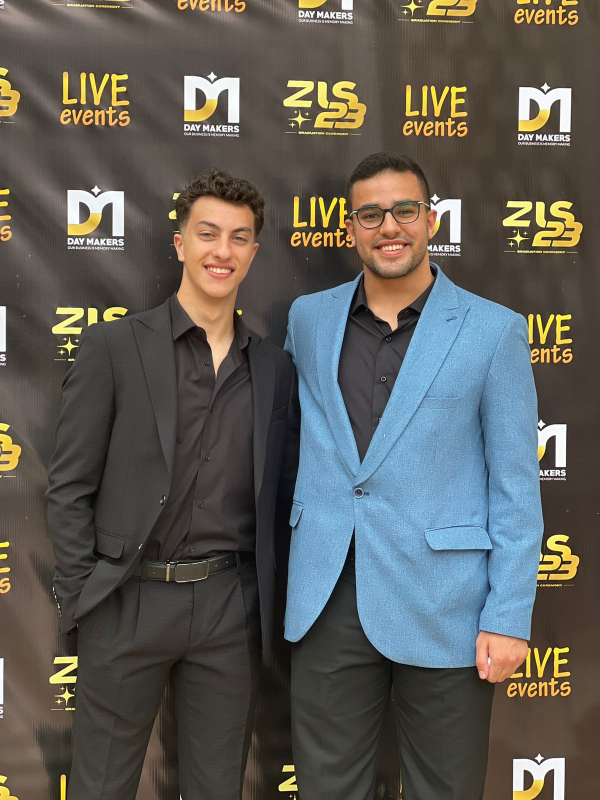
#> input picture Before.jpg, 1200 x 1600 px, given in place of the camera (shown at 1/2 size)
$ jupyter execute --allow-errors CNN_model.ipynb   (text cells are left out)
#> lines starting #> are read from the running program, lines starting #| are printed output that depends on the picture
[cell 1]
# Import used modules
import cv2

import numpy as np
import tensorflow as tf
import matplotlib.pyplot as plt

from tensorflow.keras.layers import Dropout, Input
from tensorflow.keras.layers import Flatten, BatchNormalization
from tensorflow.keras.layers import Dense, MaxPooling2D, Conv2D
from tensorflow.keras.models import Model
from tensorflow.keras.regularizers import l2
from tensorflow.keras.callbacks import ModelCheckpoint, EarlyStopping
from sklearn.metrics import classification_report, confusion_matrix
from sklearn.metrics import ConfusionMatrixDisplay
import seaborn as sns

[cell 2]
print(tf.config.list_physical_devices('GPU'))
#> (this line was passed over: tensorflow is not available in this run)

#> (a cell that did not finish here is left out)

#> (a cell that did not finish here is left out)

[cell 5]
def CNN_EmotionRecognition(input_shape, Emotions_number):
    """Convolutional Neural Network architecture for Emotion Recognition
    Args:
        input_shape (tuple): tuple with the input of the CNN
        Emotions_number (int): The number of predictions emotions

    Returns:
        Keras Model: model
    """
#> further down, frame is the input picture: shape (1600, 1200, 3); mean B, G, R 87.2, 92.1, 93.4
#> `frame = cv2.resize(frame, (1280, 720))`:
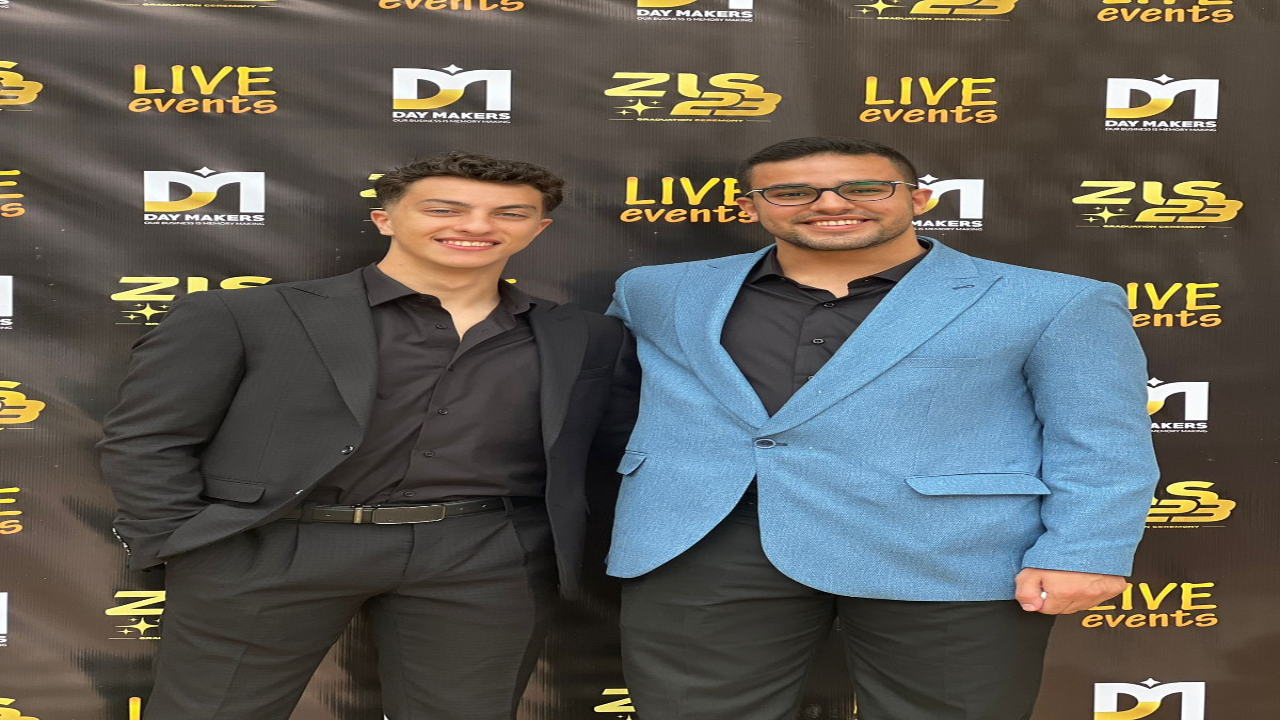
#> frame: shape (720, 1280, 3); mean B, G, R 87, 92, 93.3
#> `gray_frame = cv2.cvtColor(frame, cv2.COLOR_BGR2GRAY)`:
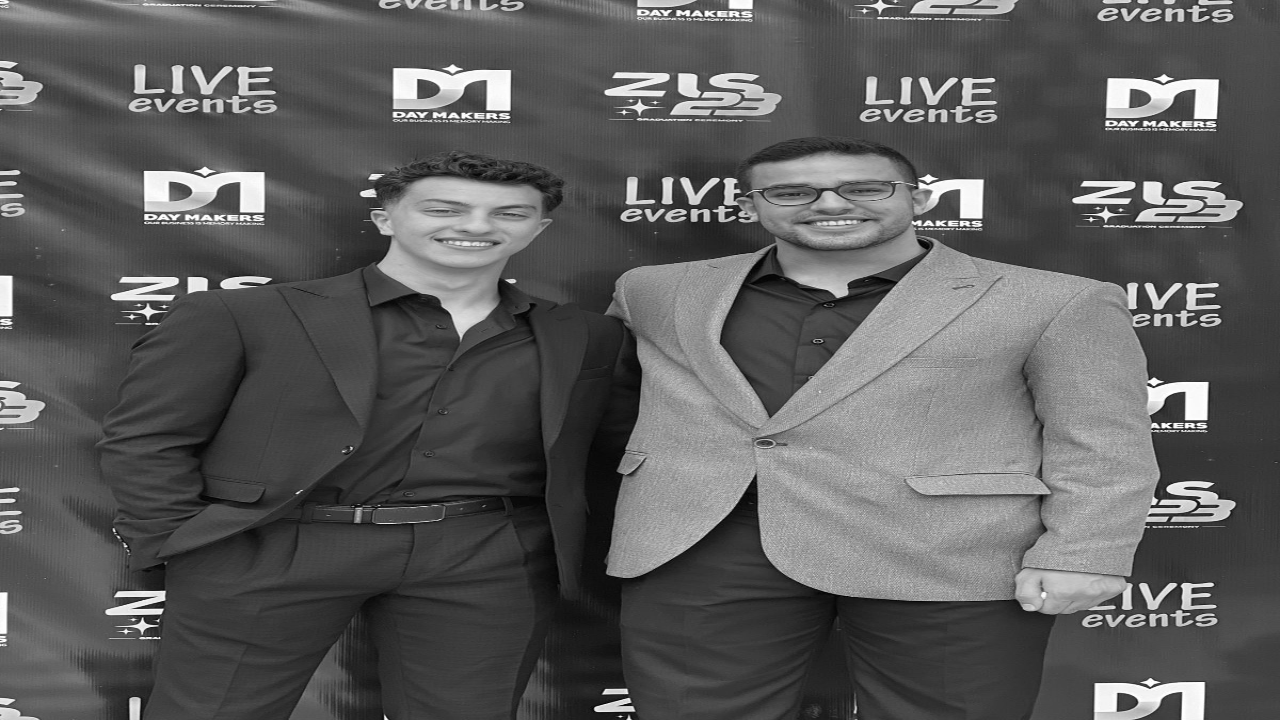
#> gray_frame: shape (720, 1280); min 1, max 255, mean 91.8
#> `num_faces = face_detector.detectMultiScale(gray_frame, scaleFactor= 1...`: num_faces = [[911, 169, 36, 36], [395, 175, 89, 89]]
    input = Input(shape = input_shape)
    # First block
    conv1 = Conv2D(32, (3, 3), padding = 'same', strides=(1, 1), kernel_regularizer=l2(0.001), activation = "relu")(input)
    conv1 = Dropout(0.1)(conv1)
    pool1 = MaxPooling2D(pool_size = (2,2))(conv1)
    bn = BatchNormalization()(pool1)
    # Second block
    conv2 = Conv2D(64,(3, 3), padding = 'same', strides=(1, 1), kernel_regularizer=l2(0.001), activation = "silu")(bn)
    conv2 = Dropout(0.1)(conv2)
    pool2 = MaxPooling2D(pool_size = (2,2))(conv2)
    bn = BatchNormalization()(pool2)
    # Third block
    conv3 = Conv2D(128,(3, 3), padding = 'same', strides=(1, 1), kernel_regularizer=l2(0.001), activation = "silu")(bn)
    conv3 = Dropout(0.1)(conv3)
    pool3 = MaxPooling2D(pool_size = (2,2))(conv3)
    bn = BatchNormalization()(pool3)
    # Fourth block
    conv4 = Conv2D(256, (3, 3), padding = 'same', strides=(1, 1), kernel_regularizer=l2(0.001), activation = "silu")(bn)
    conv4 = Dropout(0.1)(conv4)
    pool4 = MaxPooling2D(pool_size = (2,2))(conv4)
    bn = BatchNormalization()(pool4)
    # Fifth block
    conv5 = Conv2D(128,(5, 5), padding = 'same', strides=(1, 1), kernel_regularizer=l2(0.001), activation = "silu")(bn)
    conv5 = Dropout(0.1)(conv5)
    pool5 = MaxPooling2D(pool_size = (2,2))(conv5)

    flatten = Flatten()(pool5)
    # First dense block
    dense_1 = Dense(512, activation = "silu")(flatten)
    drop_2 = Dropout(0.2)(dense_1)
    bn = BatchNormalization()(drop_2)
    # Second dense block
    dense_2 = Dense(256, activation = "gelu")(bn)
    drop_2 = Dropout(0.2)(dense_2)
    bn = BatchNormalization()(drop_2)

    output = Dense(Emotions_number, activation="softmax")(bn)

    model = Model(inputs=input, outputs=output)

    return model

#> (a cell that did not finish here is left out)

#> (a cell that did not finish here is left out)

[cell 8]
fle_s='Check_points/CNN_FER13.h5'
# Save the best weights of the model during the training process monitoring the val_accuracy
#> (the rest of this cell did not finish here and is left out)

#> (a cell that did not finish here is left out)

#> (a cell that did not finish here is left out)

#> (a cell that did not finish here is left out)

#> (a cell that did not finish here is left out)

[cell 13]
# Testing the model on real time images
cap = cv2.VideoCapture(0)
emotion_dic= {0: 'Angry', 1: 'Fearful', 2: 'Happy', 3: 'Surprised', 4: 'Natural', 5: 'Sad'}

#> (the rest of this cell did not finish here and is left out)
